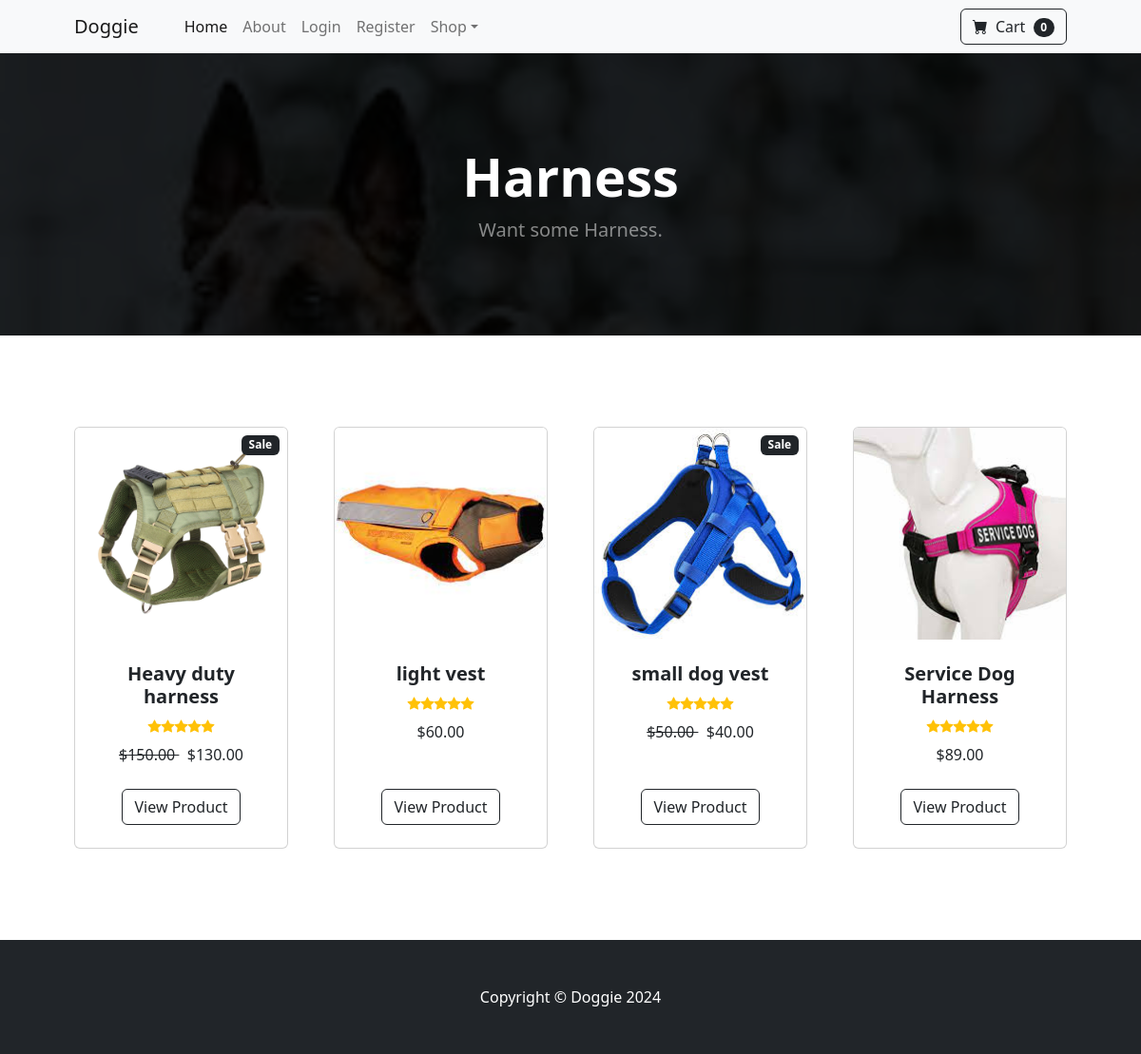
Page /category/Harness on the earlier database version.
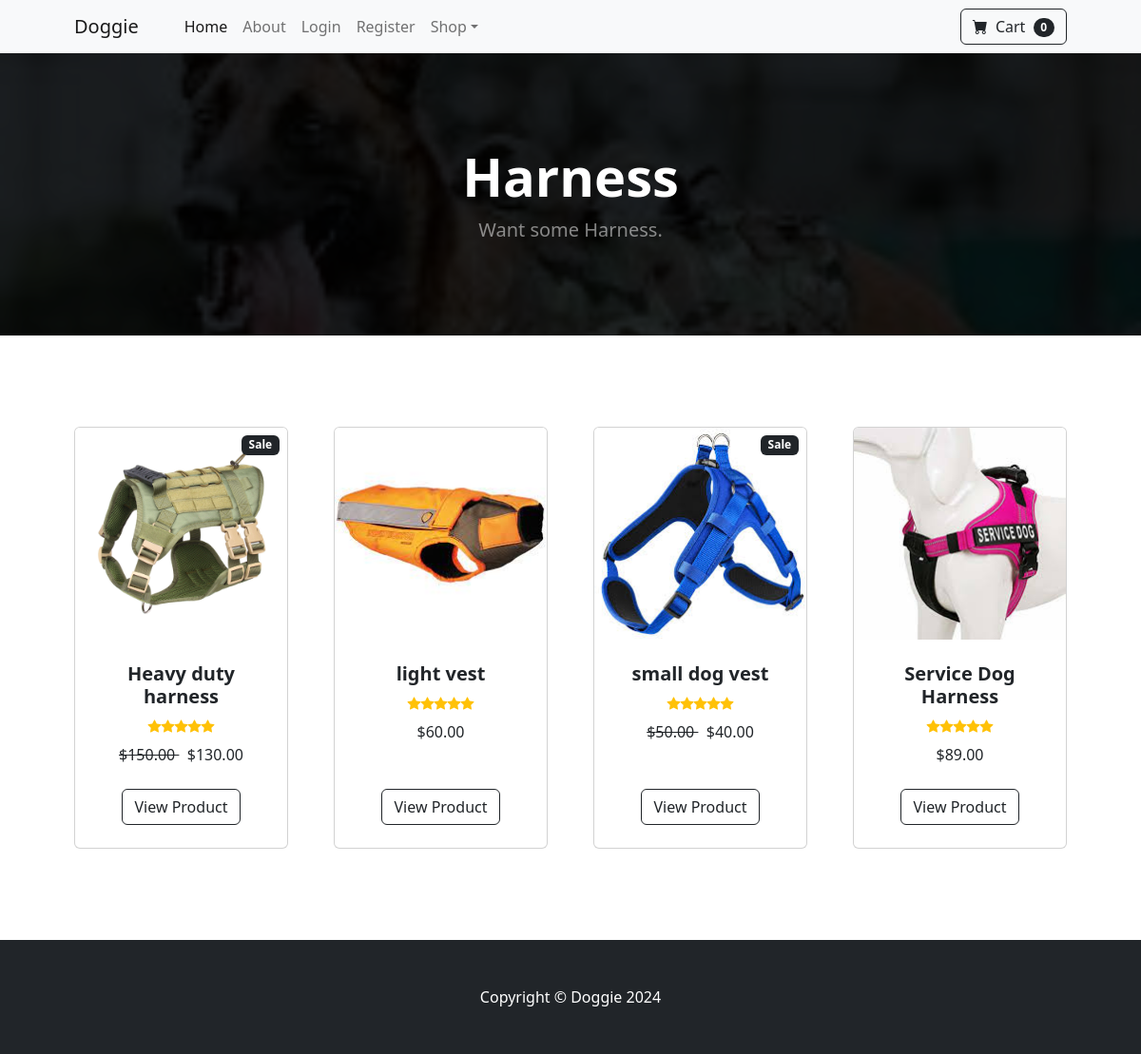
Same page on the later database version.
### store/models.py (models this page shows)
class Category(models.Model):
    name = models.CharField(max_length=50)
    image = models.ImageField(upload_to='assets/cover', default='default.jpg')
    def __str__(self):
        return self.name
    class Meta:
        verbose_name_plural = 'categories'

### store/views.py (the view)
# urls.py: path('category/<str:name>', views.category, name='category'),
def category(request, name):
    name = name.replace('-', ' ')
    try:
        category = Category.objects.get(name=name)
        products = Product.objects.filter(category=category)
        return render(request, 'category.html', {'products': products, 'category': category})
    except:
        messages.error(request, 'That category does not exist!!')
        return redirect('home')

### store/templates/category.html (shortened to what the changed rows need)
{% extends 'base.html' %}
{% load static %}
{% block content %}
        <header class="bg-dark py-5" style="background-image: url('{{category.image.url}}'); background-size: cover; background-color: rgba(0,0,0,.2); background-blend-mode: multiply; background-repeat: no-repeat;">
            <div class="container px-4 px-lg-5 my-5">
                <div class="text-center text-white">
                    <h1 class="display-4 fw-bolder">{{category}}</h1>
                    <p class="lead fw-normal text-white-50 mb-0">Want some {{category}}.</p>
                </div>
            </div>
        </header>
        <section class="py-5">
            <div class="container px-4 px-lg-5 mt-5">
            </div>
        </section>
{% endblock %}

Differences in the rows shown:
changed Category "Harness": image: a different picture
